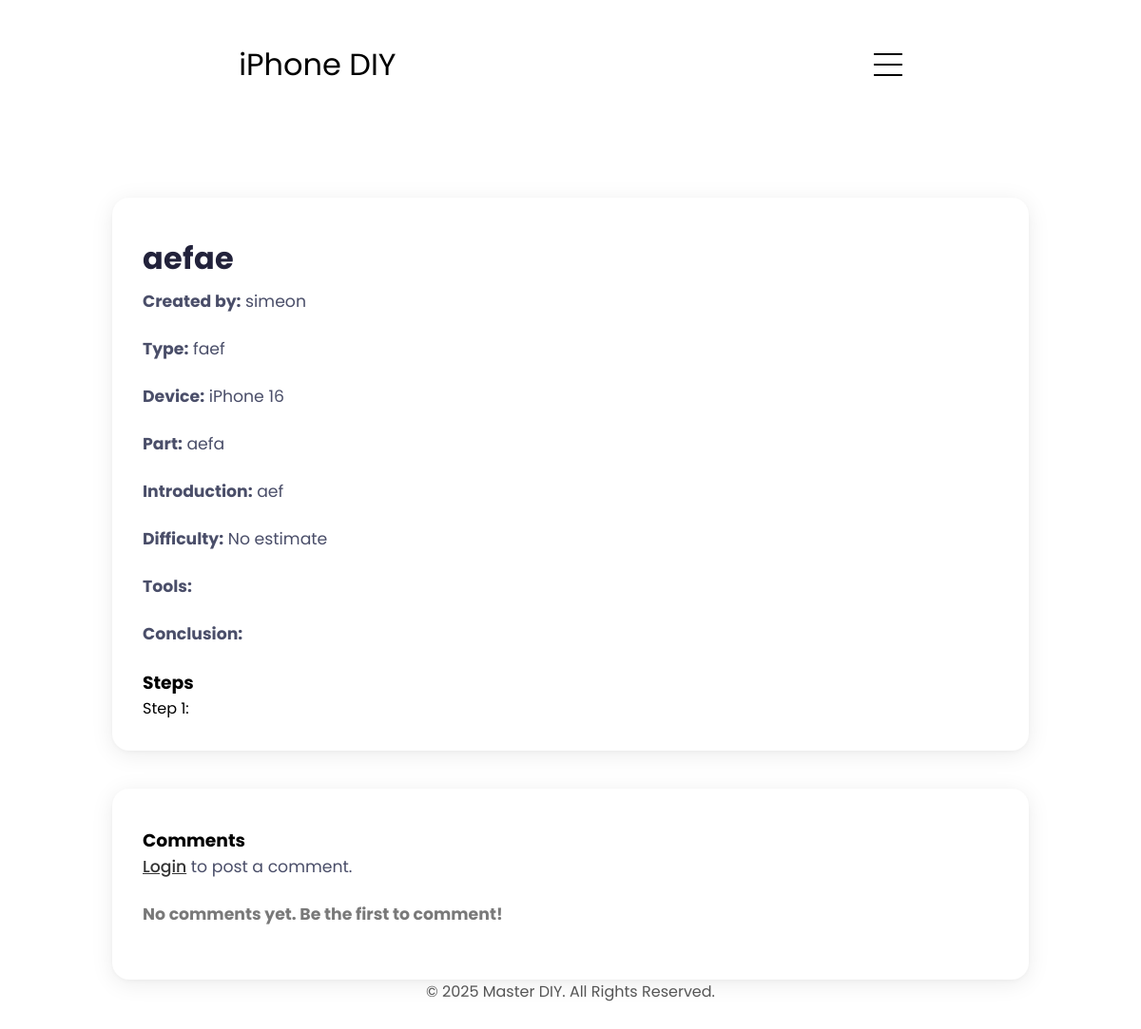
The app's page /guide-view.php?guide_id=71 with its own data.
### tables this page shows
CREATE TABLE `guides` (
  `id` int(11) NOT NULL,
  `created_by` varchar(255) NOT NULL,
  `guide_type` varchar(100) NOT NULL,
  `device` varchar(100) NOT NULL,
  `part` varchar(100) NOT NULL,
  `title` varchar(255) NOT NULL,
  `introduction` text NOT NULL,
  `difficulty_estimate` varchar(50) DEFAULT NULL,
  `tools` varchar(255) DEFAULT NULL,
  `conclusion` text DEFAULT NULL,
  `steps` longtext NOT NULL CHECK (json_valid(`steps`)),
  `step_type` longtext NOT NULL CHECK (json_valid(`step_type`)),
  `wisdom` longtext NOT NULL CHECK (json_valid(`wisdom`)),
  `created_at` timestamp NOT NULL DEFAULT current_timestamp(),
  `step_images` text DEFAULT NULL,
  `approval_status` varchar(20) NOT NULL DEFAULT 'pending',
  `approved` tinyint(1) DEFAULT 0
);

### guide-view.php (the view, shortened to what this page needs)
<?php
$host = 'localhost';
$db = 'masterdiy';
$user = 'root';
$pass = '';
$conn = new mysqli($host, $user, $pass, $db);
$guide = null;
$guide_id = null;
$comment_error = '';
if (isset($_GET['guide_id'])) {
    $guide_id = intval($_GET['guide_id']);
    $sql = "SELECT * FROM guides WHERE id = ?";
    $stmt = $conn->prepare($sql);
    $stmt->bind_param("i", $guide_id);
    $stmt->execute();
    $result = $stmt->get_result();
    $guide = $result->fetch_assoc();
}
$comments = [];
?>
<!DOCTYPE html>
<html lang="en">
<head>
    <link rel="stylesheet" href="css/style.css">
    <link rel="stylesheet" href="css/mediaqueries.css">
    <link rel="stylesheet" href="css/iphone-style.css">
    <link rel="stylesheet" href="css/user-guide.css">
</head>
<body>
    <nav id="hamburger-nav">
      <div class="logo"><a href="index.php" style="text-decoration:none;color:inherit;">iPhone DIY</a></div>
      <div class="hamburger-menu">
        <div class="hamburger-icon" onclick="toggleMenu()">
          <span></span>
          <span></span>
          <span></span>
        </div>
      </div>
    </nav>
<section class="about">
    <div class="user-section">
        <?php if ($guide): ?>
            <h2><?php echo htmlspecialchars($guide['title']); ?></h2>
            <p><strong>Created by:</strong> <?php echo htmlspecialchars($guide['created_by']); ?></p>
            <p><strong>Type:</strong> <?php echo htmlspecialchars($guide['guide_type']); ?></p>
            <p><strong>Device:</strong> <?php echo htmlspecialchars($guide['device']); ?></p>
            <p><strong>Part:</strong> <?php echo htmlspecialchars($guide['part']); ?></p>
            <p><strong>Introduction:</strong> <?php echo nl2br(htmlspecialchars($guide['introduction'])); ?></p>
            <p><strong>Difficulty:</strong> <?php echo htmlspecialchars($guide['difficulty_estimate']); ?></p>
            <p><strong>Tools:</strong> <?php echo htmlspecialchars($guide['tools']); ?></p>
            <p><strong>Conclusion:</strong> <?php echo nl2br(htmlspecialchars($guide['conclusion'])); ?></p>
            <h3>Steps</h3>
            <?php
            $steps = json_decode($guide['steps'], true);
            if ($steps && count($steps) > 0) {
                foreach ($steps as $i => $step) {
                    echo "<div class='step-block'>";
                    echo "<span class='step-title'>Step " . ($i+1) . ":</span> " . htmlspecialchars($step) . "<br>";
                    echo "</div>";
                }
            } else {
                echo "<p>No steps found.</p>";
            }
            ?>
        <?php else: ?>
            <p>Guide not found.</p>
        <?php endif; ?>
    </div>
    <div class="user-section">
        <h3>Comments</h3>
        <?php if (isset($_SESSION['username']) && $guide): ?>
            <form method="post" style="margin-bottom:1em;">
                <input type="hidden" name="guide_id" value="<?php echo htmlspecialchars($guide_id); ?>">
                <textarea name="comment_text" rows="5" style="width:96%;padding:0.5em; border-radius:18px; margin-top: 15px;" placeholder="Write your comment here..."></textarea>
                <?php if ($comment_error): ?>
                    <div style="color:red;"><?php echo htmlspecialchars($comment_error); ?></div>
                <?php endif; ?>
                <div class="actions">
                <button type="submit" name="comment_submit">Post Comment</button>
                </div>
            </form>
        <?php elseif ($guide): ?>
            <p>
                <a href="login.php" style="display:inline; color: #333; text-decoration:underline;">Login</a> to post a comment.
            </p>
        <?php endif; ?>
        <?php if ($guide && count($comments) > 0): ?>
            <ul style="list-style:none;padding:0;">
                <?php foreach ($comments as $c): ?>
                    <li style="margin-bottom:1em;padding-bottom:0.5em;border-bottom:1px solid #eee; position:relative;">
                        <strong><?php echo htmlspecialchars($c['username']); ?></strong>
                        <span style="color:#888;font-size:0.9em;">on <?php echo htmlspecialchars($c['created_at']); ?></span>
                        <?php if (isset($_SESSION['username']) && $_SESSION['username'] === $c['username']): ?>
                            <form method="post" style="display:inline;" onsubmit="return confirm('Are you sure you want to delete this comment?');">
                                <input type="hidden" name="delete_comment_id" value="<?php echo htmlspecialchars($c['id']); ?>">
                                <button type="submit" class="comment-delete-btn" title="Delete Comment">&#128465;</button>
                            </form>
                        <?php endif; ?>
                        <div style="margin-top:0.3em;"><?php echo nl2br(htmlspecialchars($c['comment'])); ?></div>
                    </li>
                <?php endforeach; ?>
            </ul>
        <?php elseif ($guide): ?>
            <p style="font-weight:bold; color:#797979;">No comments yet. Be the first to comment!</p>
        <?php endif; ?>
    </div>
</section>
<footer>
  <p>&copy; <?= date('Y') ?> Master DIY. All Rights Reserved.</p>
</footer>
</body>
</html>

### css/style.css (style rules this page uses)
* { margin: 0; padding: 0; }
body { font-family: "Poppins", sans-serif; }
html { scroll-behavior: smooth; }
p { color: rgb(85, 85, 85); }
a, .btn { transition: all 300ms ease; }
nav, .nav-links { display: flex; }
nav { justify-content: space-around; align-items: center; height: 17vh; }
a { color: black; text-decoration: none; text-decoration-color: white; }
.logo { font-size: 2rem; }
#hamburger-nav { display: none; }
.hamburger-menu { position: relative; display: inline-block; }
.hamburger-icon { display: flex; flex-direction: column; justify-content: space-between; height: 24px; width: 30px; cursor: pointer; }
.hamburger-icon span { width: 100%; height: 2px; background-color: black; transition: all 0.3 ease-in-out; }
.hamburger-icon span:first-child { transform: none; }
.hamburger-icon span:first-child { opacity: 1; }
section { padding-top: 4vh; height: 100vh; margin: 0 10rem; box-sizing: border-box; min-height: fit-content; }
footer { height: 26vh; margin: 0 1rem; }
footer p { text-align: center; }

### css/mediaqueries.css (style rules this page uses)
@media screen and (max-width: 1200px) { #hamburger-nav { display: flex; } }
@media screen and (max-width: 1200px) { section, .section-container { height: fit-content; } }
@media screen and (max-width: 1200px) { section { margin: 0 5%; } }

### css/user-guide.css (style rules this page uses)
.user-section { background: #fff; border-radius: 18px; box-shadow: 0 4px 24px rgba(0,0,0,0.08), 0 1.5px 4px rgba(0,0,0,0.03); padding: 2.5rem 2rem 2rem 2rem; margin: 2.5rem auto 0 auto; max-width: 900px; min-width: 320px; }
.user-section h2 { font-size: 2rem; font-weight: 700; color: #22223b; margin-bottom: 0.5rem; letter-spacing: 0.01em; }
.user-section p { color: #4a4e69; font-size: 1.08rem; margin-bottom: 1.5rem; }
.user-section a { color: #333; font-weight: 500; text-decoration: none; font-size: 1.08rem; transition: color 0.18s; display: block; }

### records on screen
guides: title "aefae", created_by "simeon", guide_type "faef", device "iPhone 16", part "aefa", introduction "aef", difficulty_estimate "No estimate"
